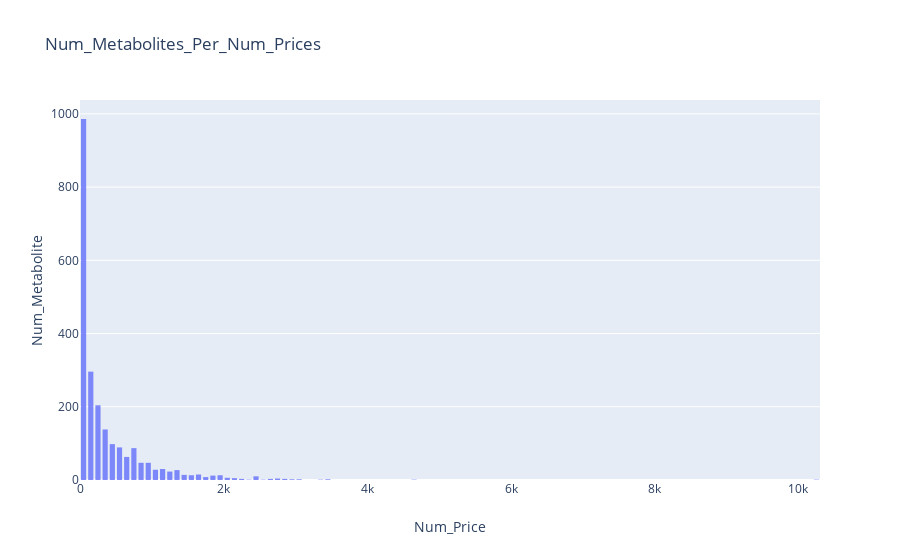

The notebook cell saved with this chart:
### Markdown cell above
The histogram is right skewed, which means that the mean of the number of prices is tipically greater than the median.

### Code cell
# Interactive histogram with plotly

fig = go.Figure(
      data=[go.Histogram(x= num_price, name = 'Num Price (g)', opacity = 0.8)]) #Creating histogram with num_price list

fig.update_layout(
    title_text='Num_Metabolites_Per_Num_Prices', # title of plot
    xaxis_title_text='Num_Price', # xaxis label
    yaxis_title_text='Num_Metabolite', # yaxis label
    bargap=0.2, # gap between bars of adjacent location coordinates
    bargroupgap=0.1 # gap between bars of the same location coordinates
)

fig.show()

### Figure 1 — Plotly figure (JSON) as saved in the notebook; plotly's stock layout.template omitted (floating-point values rounded to 4 significant figures; data arrays with more than 128 entries replaced by an {"elided": "..."} marker saying what was removed)
{"data": [{"name": "Num Price (g)", "opacity": 0.8, "type": "histogram", "x": {"elided": "2283 int values"}}], "layout": {"bargap": 0.2, "bargroupgap": 0.1, "title": {"text": "Num_Metabolites_Per_Num_Prices"}, "xaxis": {"title": {"text": "Num_Price"}}, "yaxis": {"title": {"text": "Num_Metabolite"}}}}
